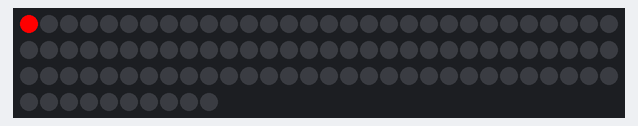
The sketch below on a simulated Arduino Uno, built with avr-gcc and run on an emulated ATmega328P. Shown: 100 RGB LEDs in strip order, left to right, continuing on the next row.

Above: at 0.01 s.
At 5.42 s:
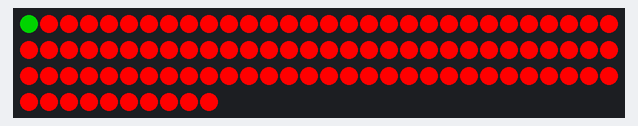
At 10.82 s:
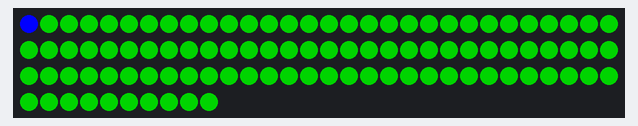
At 19.9 s:
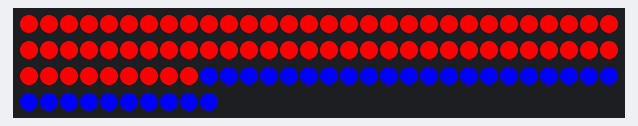
At 29.85 s:
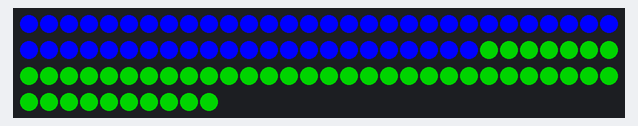
At 39.91 s:
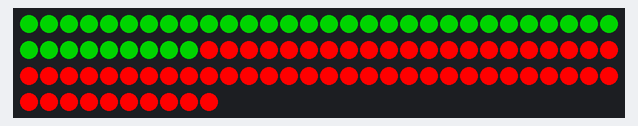

The sketch:

wave_test_file.ino
```cpp
#include <FastLED.h>

// How many leds in your strip?
#define NUM_LEDS 100

// For led chips like Neopixels, which have a data line, ground, and power, you just
// need to define DATA_PIN.  For led chipsets that are SPI based (four wires - data, clock,
// ground, and power), like the LPD8806 define both DATA_PIN and CLOCK_PIN
#define DATA_PIN 7
#define CLOCK_PIN 13

// Define the array of leds
CRGB leds[NUM_LEDS];

void setup() {
      // Uncomment/edit one of the following lines for your leds arrangement.
      // FastLED.addLeds<TM1803, DATA_PIN, RGB>(leds, NUM_LEDS);
      // FastLED.addLeds<TM1804, DATA_PIN, RGB>(leds, NUM_LEDS);
      // FastLED.addLeds<TM1809, DATA_PIN, RGB>(leds, NUM_LEDS);
       FastLED.addLeds<WS2811, DATA_PIN, RGB>(leds, NUM_LEDS);
      // FastLED.addLeds<WS2812, DATA_PIN, RGB>(leds, NUM_LEDS);z
      // FastLED.addLeds<WS2812B, DATA_PIN, RGB>(leds, NUM_LEDS);
//  	  FastLED.addLeds<NEOPIXEL, DATA_PIN>(leds, NUM_LEDS);
      // FastLED.addLeds<APA104, DATA_PIN, RGB>(leds, NUM_LEDS);
      // FastLED.addLeds<UCS1903, DATA_PIN, RGB>(leds, NUM_LEDS);
      // FastLED.addLeds<UCS1903B, DATA_PIN, RGB>(leds, NUM_LEDS);
      // FastLED.addLeds<GW6205, DATA_PIN, RGB>(leds, NUM_LEDS);
      // FastLED.addLeds<GW6205_400, DATA_PIN, RGB>(leds, NUM_LEDS);

      // FastLED.addLeds<WS2801, RGB>(leds, NUM_LEDS);
      // FastLED.addLeds<SM16716, RGB>(leds, NUM_LEDS);
      // FastLED.addLeds<LPD8806, RGB>(leds, NUM_LEDS);
      // FastLED.addLeds<P9813, RGB>(leds, NUM_LEDS);
      // FastLED.addLeds<APA102, RGB>(leds, NUM_LEDS);
      // FastLED.addLeds<DOTSTAR, RGB>(leds, NUM_LEDS);

      // FastLED.addLeds<WS2801, DATA_PIN, CLOCK_PIN, RGB>(leds, NUM_LEDS);
      // FastLED.addLeds<SM16716, DATA_PIN, CLOCK_PIN, RGB>(leds, NUM_LEDS);
      // FastLED.addLeds<LPD8806, DATA_PIN, CLOCK_PIN, RGB>(leds, NUM_LEDS);
      // FastLED.addLeds<P9813, DATA_PIN, CLOCK_PIN, RGB>(leds, NUM_LEDS);
      // FastLED.addLeds<APA102, DATA_PIN, CLOCK_PIN, RGB>(leds, NUM_LEDS);
      // FastLED.addLeds<DOTSTAR, DATA_PIN, CLOCK_PIN, RGB>(leds, NUM_LEDS);
}

void loop() {
  for (int i = 0; i < NUM_LEDS; i++) {
    leds[i] = CRGB::Red;
    FastLED.show();
    delay(50);
  }
  for (int i = 0; i < NUM_LEDS; i++) {
    leds[i] = CRGB::Green;
    FastLED.show();
    delay(50);
  }
  for (int i = 0; i < NUM_LEDS; i++) {
    leds[i] = CRGB::Blue;
    FastLED.show();
    delay(50);
  }
}
```
